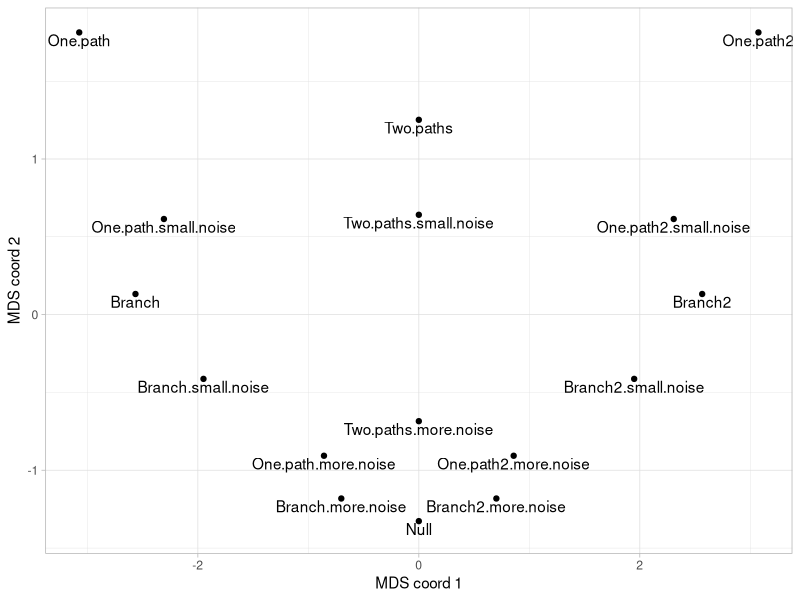
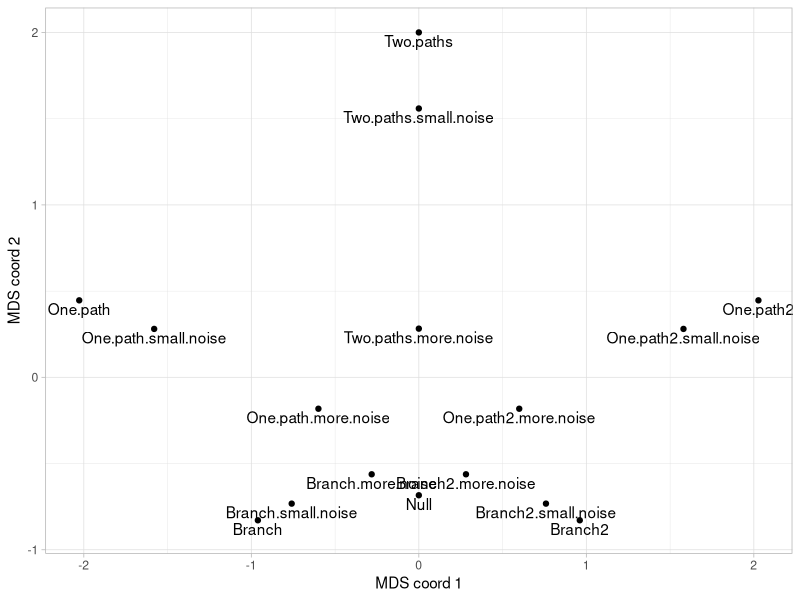
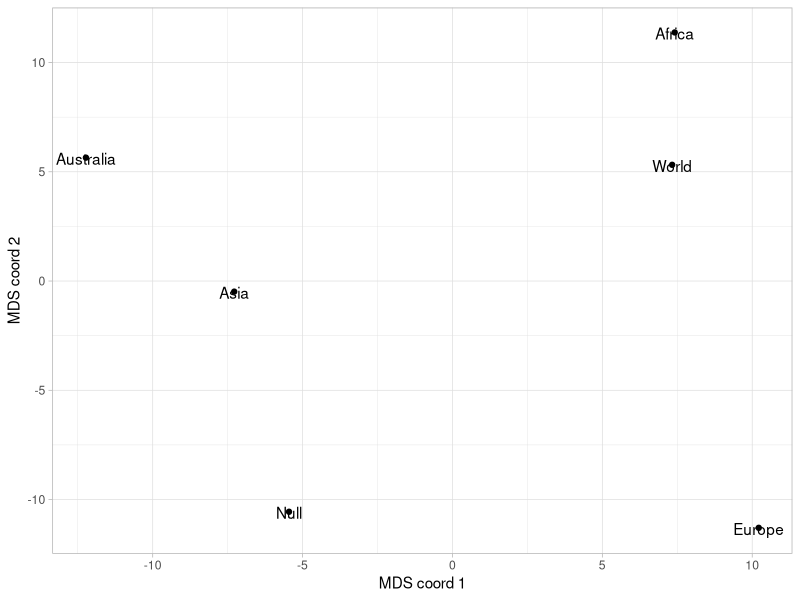
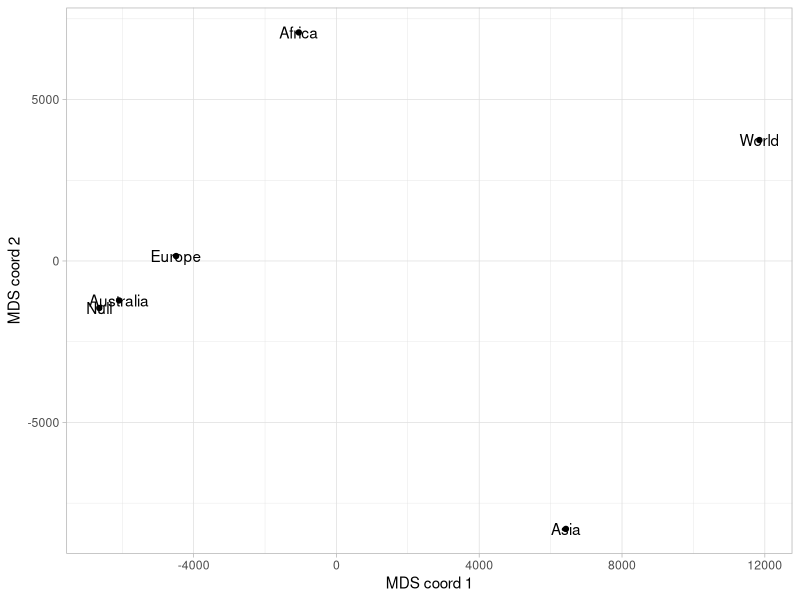

The R source for these figures, in order:
library(ggplot2)
#Synthetic hypercubes for fluxes
df = read.csv("Distance_matrix_flux.csv")
dist_matrix = as.matrix(df[1:nrow(df), 2:ncol(df)])
mds_result <- cmdscale(dist_matrix, k = 2)
mds.df = data.frame(label=colnames(df)[2:ncol(df)],
                    x = mds_result[,1],
                    y = mds_result[,2])
svg("Outputs_github/MDS_flux.svg")
ggplot(mds.df, aes(x=x,y=y,label=label)) + geom_point() + geom_text(nudge_y=-0.05) + 
  xlab("MDS coord 1") + ylab("MDS coord 2") + theme_light()
dev.off()

#Synthetic hypercubes for probabilities
df = read.csv("Distance_matrix_probability.csv")
dist_matrix = as.matrix(df[1:nrow(df), 2:ncol(df)])
mds_result <- cmdscale(dist_matrix, k = 2)
mds.df = data.frame(label=colnames(df)[2:ncol(df)],
                    x = mds_result[,1],
                    y = mds_result[,2])
svg("Outputs_github/MDS_probability.svg")
ggplot(mds.df, aes(x=x,y=y,label=label)) + geom_point() + geom_text(nudge_y=-0.05) + 
  xlab("MDS coord 1") + ylab("MDS coord 2") + theme_light()
dev.off()

#Klebsiella for fluxes
df = read.csv("distance_matrix_kelbsiella_f.csv")
dist_matrix = as.matrix(df[1:nrow(df), 2:ncol(df)])
mds_result <- cmdscale(dist_matrix, k = 2)
mds.df = data.frame(label=colnames(df)[2:ncol(df)],
                    x = mds_result[,1],
                    y = mds_result[,2])
svg("Outputs_github/klebsiella_f_MDS.svg")
ggplot(mds.df, aes(x=x,y=y,label=label)) + geom_point() + geom_text(nudge_y=-0.05) + 
  xlab("MDS coord 1") + ylab("MDS coord 2") + theme_light()
dev.off()

#Klebsiella for probabilities
df = read.csv("distance_matrix_kelbsiella_p.csv")
dist_matrix = as.matrix(df[1:nrow(df), 2:ncol(df)])
mds_result <- cmdscale(dist_matrix, k = 2)
mds.df = data.frame(label=colnames(df)[2:ncol(df)],
                    x = mds_result[,1],
                    y = mds_result[,2])
svg("Outputs_github/klebsiella_p_MDS.svg")
ggplot(mds.df, aes(x=x,y=y,label=label)) + geom_point() + geom_text(nudge_y=-0.05) + 
  xlab("MDS coord 1") + ylab("MDS coord 2") + theme_light()
dev.off()
